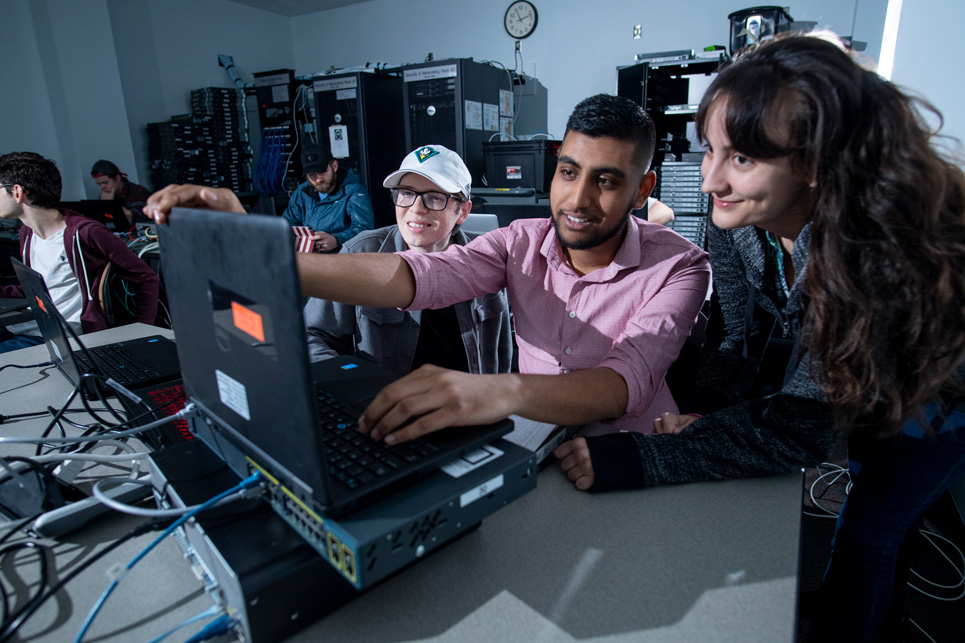
#> input picture test-1.jpg, 965 x 643 px
$ jupyter execute '5 detecting faces and other things.ipynb'   (shell and % lines are left out)
#> lines starting #> are read from the running program, lines starting #| are printed output that depends on the picture; after the words box and inside, x2 and y2 are one past the last pixel; in counts of white or black regions, pixels touching at a corner belong together
# Detecting specific things (like faces)

One of the key things we can do with vision is detect specifics. Faces, humans...

The Viola Jones face detector is still a really well respected detector, and that's the one we'll use for our OpenCV face detection.

[cell 1]
# these imports let you use opencv
import cv2 #opencv itself
import common #some useful opencv functions
import video # some video stuff
import numpy as np # matrix manipulations

#the following are to do with this interactive notebook code
from matplotlib import pyplot as plt # this lets you draw inline pictures in the notebooks
import pylab # this allows you to control figure size
pylab.rcParams['figure.figsize'] = (10.0, 8.0) # this controls figure size in the notebook

[cell 2]
face_image = cv2.imread('test-1.jpg')
#> face_image is the input picture: shape (643, 965, 3); mean B, G, R 76.5, 65.2, 58.5
grey = cv2.cvtColor(face_image, cv2.COLOR_BGR2GRAY)
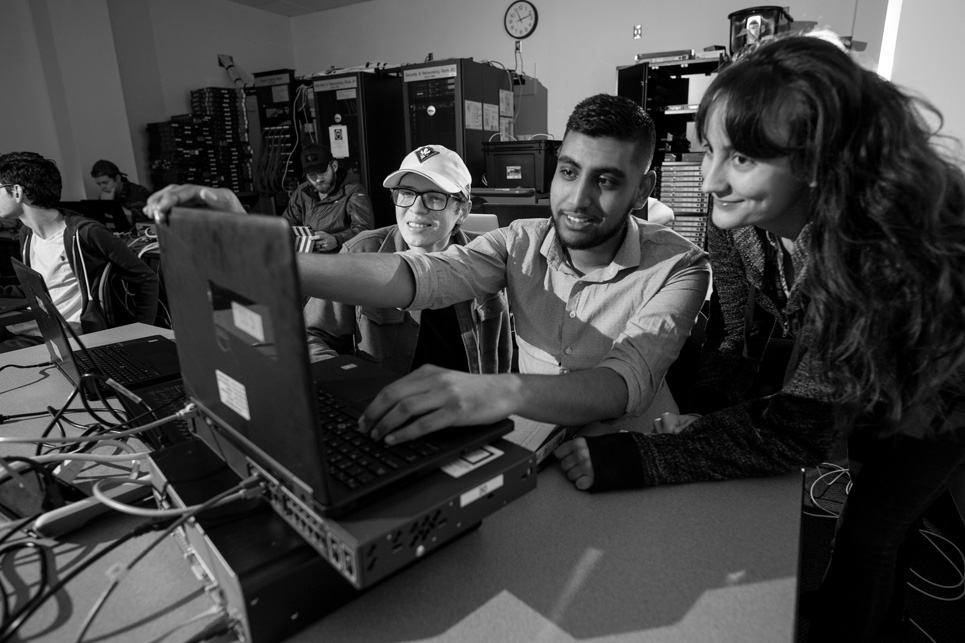
#> grey: shape (643, 965); min 0, max 255, mean 64.5
plt.imshow(cv2.cvtColor(face_image, cv2.COLOR_BGR2RGB))

[cell 3]
# this is a pre-trained face cascade
face_cascade = cv2.CascadeClassifier('haarcascade_frontalface_default.xml')
faces = face_cascade.detectMultiScale(grey, 1.3, 5)
#> faces = [[536, 138, 100, 100]]
for (x,y,w,h) in faces:
     cv2.rectangle(face_image,(x,y),(x+w,y+h),(255,0,0),2)
#> this loop made 1 pass
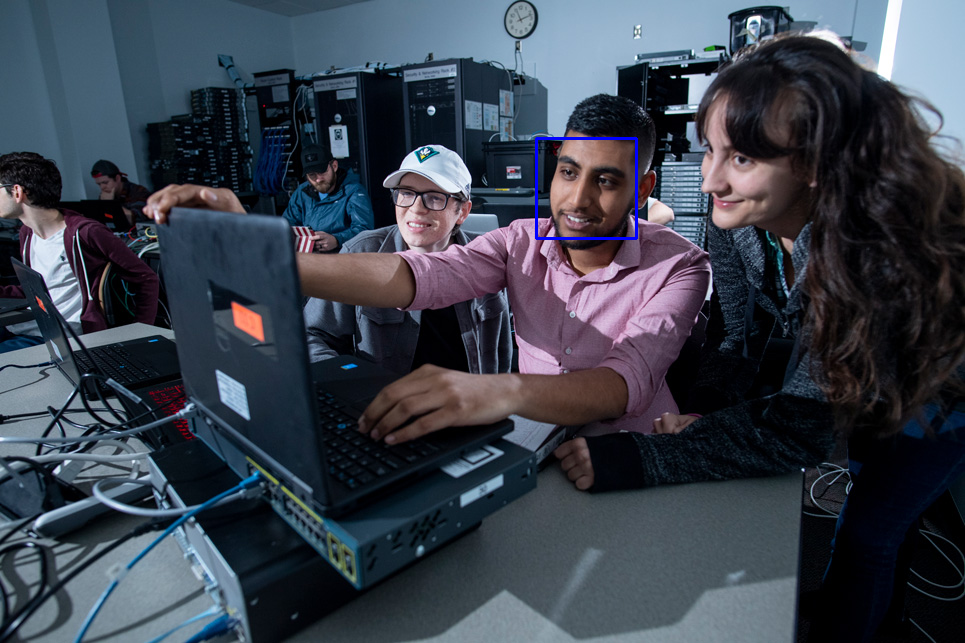
#> face_image: shape (643, 965, 3); 0.19% of pixels changed, all inside (x1, y1, x2, y2) = (535, 137, 638, 240)
plt.imshow(cv2.cvtColor(face_image, cv2.COLOR_BGR2RGB))
